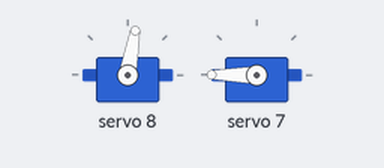
Bench run of a sketch on a simulated ESP32. On the bench: 2 × servo. What the sketch prints to the serial monitor is not drawn.

Above: at 0.05 s.
At 7.35 s:
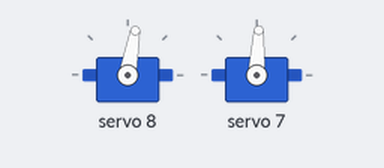
At 10.0 s:
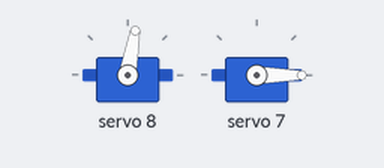
At 12.65 s:
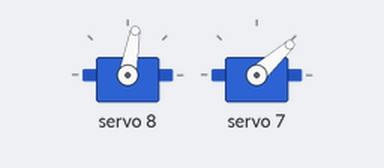
Timing chart, 0 to 19.1 s (numbered marks = the images above):
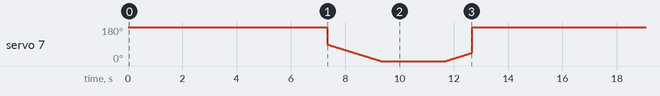

The sketch:

micro-servo-range-testing.ino
```cpp
#include <Adafruit_PWMServoDriver.h>

// called this way, it uses the default address 0x40
Adafruit_PWMServoDriver pwm = Adafruit_PWMServoDriver();
#define SERVO_STOP  280 // This is the 'maximum' pulse length count (out of 4096)
#define USMIN  600 // This is the rounded 'minimum' microsecond length based on the minimum pulse of 150
#define USMAX  2400 // This is the rounded 'maximum' microsecond length based on the maximum pulse of 600
#define SERVO_FREQ 50 // Analog servos run at ~50 Hz updates
#define DELAY 10

#define RIGHT_SERVO 7
#define LEFT_SERVO 8

int LEFT_SERVO_FORWARD_FULL_SPEED = 360;
int LEFT_SERVO_STOP_SPEED = 280;
int LEFT_SERVO_BACKWARD_FULL_SPEED = 190;

int RIGHT_SERVO_FORWARD_FULL_SPEED = 190;
int RIGHT_SERVO_STOP_SPEED = 280;
int RIGHT_SERVO_BACKWARD_FULL_SPEED = 370;

#define MAX_SPEED 100


void setup() {
  Serial.begin(115200);
  Serial.println("16 channel PWM test!");
  pwm.begin();
  pwm.setOscillatorFrequency(27000000);
  pwm.setPWMFreq(50);  // Analog servos run at ~50 Hz updates

  delay(10);
  pwm.setPWM(LEFT_SERVO, 0, LEFT_SERVO_STOP_SPEED);
  pwm.setPWM(RIGHT_SERVO, 0, RIGHT_SERVO_STOP_SPEED);
}

void loop() {

  // for (int i = 3000; i < 4096; i++) {
  //   pwm.setPWM(RIGHT_SERVO, i, 0);
  //   Serial.printf("RIGHT %d\n", i);
  //   delay(10);
  // }

  // pwm.setPWM(RIGHT_SERVO, RIGHT_SERVO_STOP_SPEED, 0);
  // delay(2000);

  for (int i = 0; i < 500; i++) {
    int val = 3000 + i;
    if (i < 500) {
      pwm.setPWM(RIGHT_SERVO, val, 0);
      Serial.printf("right %d\n", val);
    }
    //  pwm.setPWM(RIGHT_SERVO, 0, i);
    // Serial.printf("right %d\n", val);
    delay(10);
  }

  pwm.setPWM(RIGHT_SERVO, RIGHT_SERVO_STOP_SPEED, 0);
  delay(2000);

  for (int i = 0; i < 500; i++) {
    int val = (3800 + i);
    // int val = (3750 + i % 4096);
    if (val < 4096) {
      pwm.setPWM(RIGHT_SERVO, val, 0);
      Serial.printf("left %d\n", val);
    } else {
      pwm.setPWM(RIGHT_SERVO, 0, val % 4096);
      Serial.printf("left %d\n", val);
    }
    //  pwm.setPWM(RIGHT_SERVO, 0, i);
    // Serial.printf("right %d\n", val);
    delay(10);
  }

  pwm.setPWM(RIGHT_SERVO, RIGHT_SERVO_STOP_SPEED, 0);
  delay(2000);
}
```
